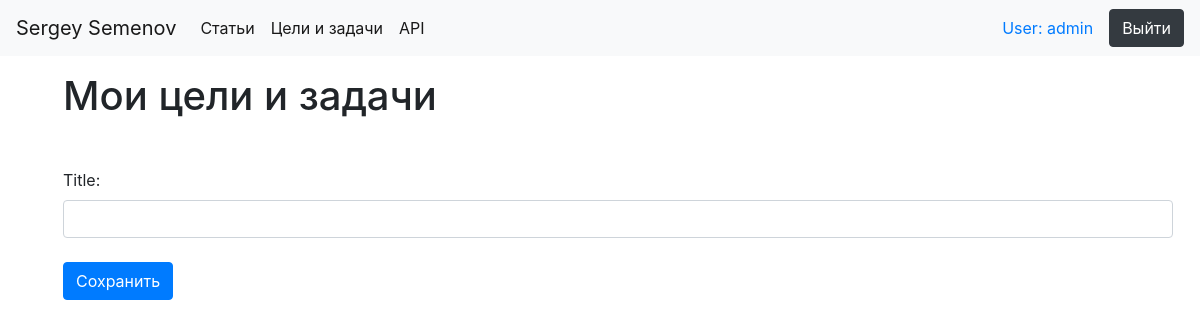
The app's page /goals/ (signed in), older data.
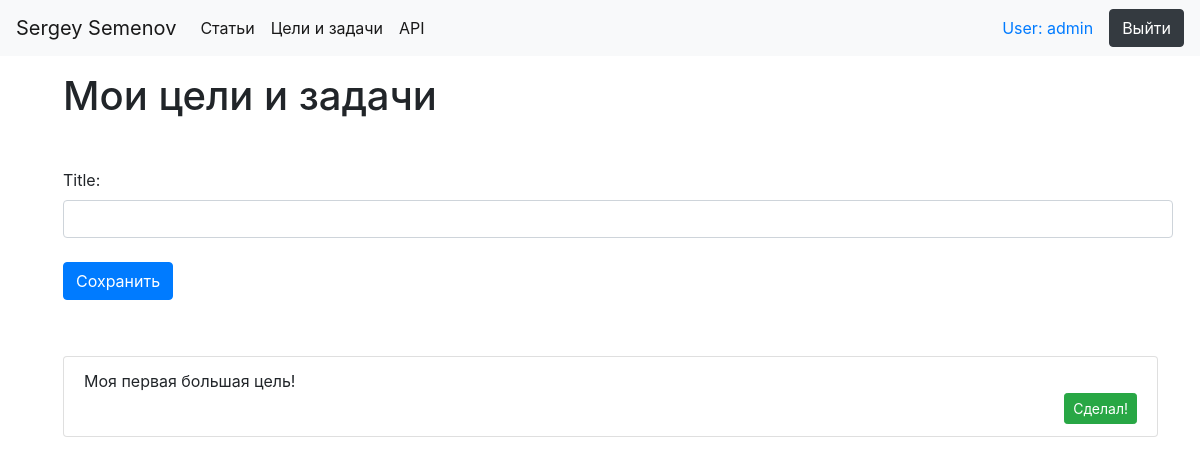
The same page, newer data.
### goals/models.py (models this page shows)
class Goals(models.Model):
    owner = models.ForeignKey(User, on_delete=models.CASCADE)
    title = models.CharField(max_length=150)

### goals/views.py (the view, shortened to what this page needs)
# urls.py: path('', views.CreateGoalsView.as_view(), name='goals_url'),
class CreateGoalsView(LoginRequiredMixin, SuccessMessageMixin, CreateView):
    login_url = reverse_lazy('authentication_url')
    model = Goals
    template_name = 'goals/goals_main.html'
    form_class = GoalsModelForm
    success_url = reverse_lazy('goals_url')
    success_msg = 'Цель создана!'
    def get_context_data(self, **kwargs):
        kwargs['goals'] = Goals.objects.filter(owner=self.request.user).order_by('-id')
        return super().get_context_data(**kwargs)

### goals/forms.py
class GoalsModelForm(forms.ModelForm):
    class Meta:
        model = Goals
        fields = ('title',)
    def __init__(self, *args, **kwargs):
        super().__init__(*args, **kwargs)
        for field in self.fields:
            self.fields[field].widget.attrs['class'] = 'form-control'

### goals/templates/goals/goals_main.html (shortened to what this page needs)
<!DOCTYPE html>
{% extends 'index.html' %}
{% block content %}
<div class="container mt-3 ml-5">
    <h1>Мои цели и задачи</h1>
    <form id="add_goal" method="post" class="mt-5">
        {{form}}
        <button type="submit" class="btn btn-primary mb-2 mt-4">Сохранить</button>
    </form>
    <ul class="list-group mt-5 container">
        {% for goal in goals %}
        <li class="list-group-item ">{{goal.title}}
        <form id="delete_form{{goal.id}}" action="{% url 'delete_goal_url' goal.id %}" method="post">
            <div class="float-right">
            <button type="submit" class="btn btn-success btn-sm">Сделал!</button>
            </div><br>
        </form>
        </li>
        {% endfor %}
    </ul>
</div>
{% endblock %}

Row changes from the older to the newer data that the page shows:
added Goals: title "Моя первая большая цель!"
